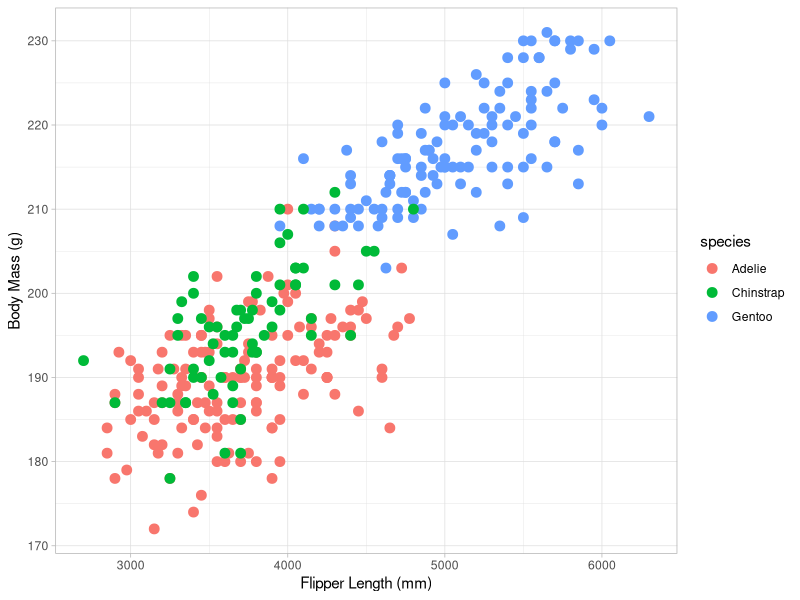

Write the R code that produced this figure.
## ---- chunk 1
knitr::opts_chunk$set(echo = TRUE)

# Load Libraries
library(tidyverse)
library(palmerpenguins)
## ---- chunk 2
#Load data
data(package = 'palmerpenguins')
## ---- chunk 3
ggplot(data = penguins, 
       aes(x = body_mass_g, 
           y = flipper_length_mm)) +
  geom_point(aes(color = species), size = 3) +
  labs(x = "Flipper Length (mm)",
       y = "Body Mass (g)") +
  theme_light()
 
## ---- chunk 4

